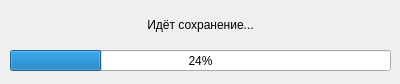
<?xml version="1.0" encoding="UTF-8"?>
<ui version="4.0">
 <class>Dialog</class>
 <widget class="QDialog" name="Dialog">
  <property name="geometry">
   <rect>
    <x>0</x>
    <y>0</y>
    <width>400</width>
    <height>84</height>
   </rect>
  </property>
  <property name="windowTitle">
   <string>Dialog</string>
  </property>
  <widget class="QProgressBar" name="pb_save">
   <property name="geometry">
    <rect>
     <x>10</x>
     <y>50</y>
     <width>381</width>
     <height>21</height>
    </rect>
   </property>
   <property name="value">
    <number>24</number>
   </property>
  </widget>
  <widget class="QLabel" name="lbl_saveText">
   <property name="geometry">
    <rect>
     <x>10</x>
     <y>9</y>
     <width>381</width>
     <height>31</height>
    </rect>
   </property>
   <property name="text">
    <string>Идёт сохранение...</string>
   </property>
   <property name="alignment">
    <set>Qt::AlignCenter</set>
   </property>
  </widget>
 </widget>
 <resources/>
 <connections/>
</ui>
